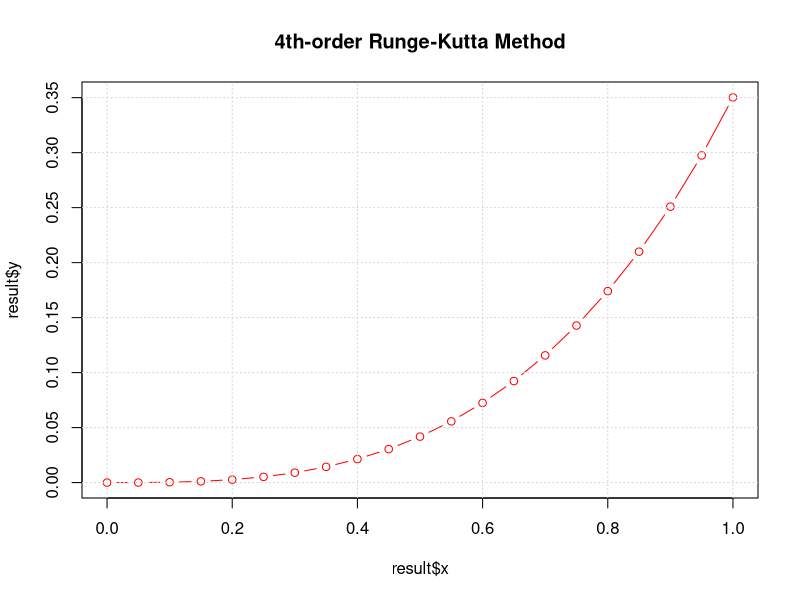

Write R code to recreate this figure.
# Define the derivative function
dydx <- function(x, y) {
  return(x^2 + y^2)
}

# Define the Runge-Kutta method
rk4 <- function(y0, x0, h, n) {
  # Initialize arrays
  x <- rep(0, n+1)
  y <- rep(0, n+1)
  
  # Set initial values
  x[1] <- x0
  y[1] <- y0
  
  # Iterate over n steps
  for (i in 1:n) {
    k1 <- h * dydx(x[i], y[i])
    k2 <- h * dydx(x[i] + h/2, y[i] + k1/2)
    k3 <- h * dydx(x[i] + h/2, y[i] + k2/2)
    k4 <- h * dydx(x[i] + h, y[i] + k3)
    y[i+1] <- y[i] + (k1 + 2*k2 + 2*k3 + k4) / 6
    x[i+1] <- x[i] + h
  }
  # Return the arrays
  return(data.frame(x=x, y=y))
}

# Example usage
result=rk4(y0=0, x0=0, h=0.05, n=20)
plot(result$x, result$y, type='b', col='red', main = '4th-order Runge-Kutta Method');grid()


print(result)
